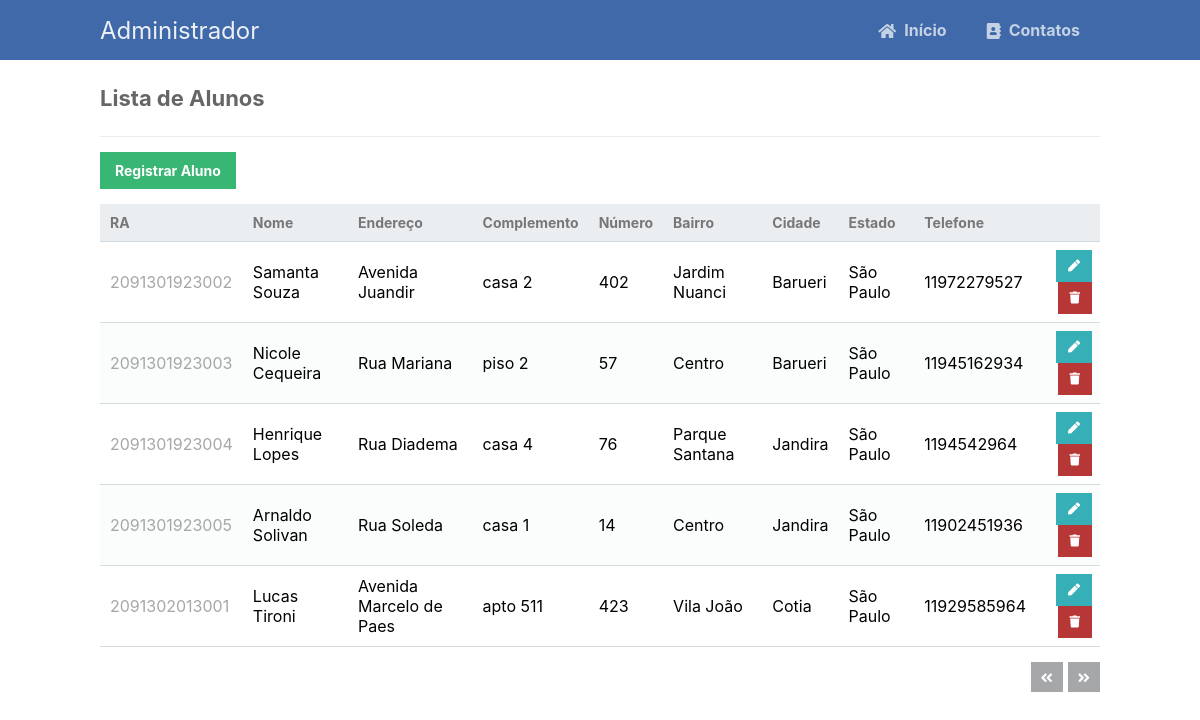
The app's page /read.php?page=2 with its own data.
### tables this page shows
CREATE TABLE IF NOT EXISTS `alunos` (
  `ra` CHAR(14) NOT NULL,
  `nome` VARCHAR(45) NOT NULL,
  `endereco` VARCHAR(45) NOT NULL,
  `complemento` CHAR(10) NOT NULL,
  `numero` CHAR(10) NOT NULL,
  `bairro` CHAR(20) NOT NULL,
  `cidade` CHAR(20) NOT NULL,
  `estado` CHAR(20) NOT NULL,
  `telefone` CHAR(15) NOT NULL,
  PRIMARY KEY (`ra`));

### read.php (the view)
<?php
include 'functions.php';
$pdo = pdo_connect_mysql();
$page = isset($_GET['page']) && is_numeric($_GET['page']) ? (int)$_GET['page'] : 1;
$records_per_page = 5;
$stmt = $pdo->prepare('SELECT * FROM alunos ORDER BY ra LIMIT :current_page, :record_per_page');
$stmt->bindValue(':current_page', ($page-1)*$records_per_page, PDO::PARAM_INT);
$stmt->bindValue(':record_per_page', $records_per_page, PDO::PARAM_INT);
$stmt->execute();
$alunos = $stmt->fetchAll(PDO::FETCH_ASSOC);
$num_alunos = $pdo->query('SELECT COUNT(*) FROM alunos')->fetchColumn();
?>
<?=template_header('Read')?>
<div class="content read">
	<h2>Lista de Alunos</h2>
	<a href="create.php" class="create-contact">Registrar Aluno</a>
	<table>
        <thead>
            <tr>
                <td>RA</td>
                <td>Nome</td>
                <td>Endereço</td>
                <td>Complemento</td>
                <td>Número</td>
                <td>Bairro</td>
                <td>Cidade</td>
                <td>Estado</td>
                <td>Telefone</td>
                <td></td>
            </tr>
        </thead>
        <tbody>
            <?php foreach ($alunos as $aluno): ?>
            <tr>
                <td><?=$aluno['ra']?></td>
                <td><?=$aluno['nome']?></td>
                <td><?=$aluno['endereco']?></td>
                <td><?=$aluno['complemento']?></td>
                <td><?=$aluno['numero']?></td>
                <td><?=$aluno['bairro']?></td>
                <td><?=$aluno['cidade']?></td>
                <td><?=$aluno['estado']?></td>
                <td><?=$aluno['telefone']?></td>
                <td class="actions">
                    <a href="update.php?id=<?=$aluno['ra']?>" class="edit"><i class="fas fa-pen fa-xs"></i></a>
                    <a href="delete.php?id=<?=$aluno['ra']?>" class="trash"><i class="fas fa-trash fa-xs"></i></a>
                </td>
            </tr>
            <?php endforeach; ?>
        </tbody>
    </table>
	<div class="pagination">
		<?php if ($page > 1): ?>
		<a href="read.php?page=<?=$page-1?>"><i class="fas fa-angle-double-left fa-sm"></i></a>
		<?php endif; ?>
		<?php if ($page*$records_per_page < $num_alunos): ?>
		<a href="read.php?page=<?=$page+1?>"><i class="fas fa-angle-double-right fa-sm"></i></a>
		<?php endif; ?>
	</div>
</div>
<?=template_footer()?>

### style.css (style rules this page uses)
* { box-sizing: border-box; font-family: -apple-system, BlinkMacSystemFont, "segoe ui", roboto, oxygen, ubuntu, cantarell, "fira sans", "droid sans", "helvetica neue", Arial, sans-serif; font-size: 16px; -webkit-font-smoothing: antialiased; -moz-osx-font-smoothing: grayscale; }
body { background-color: #FFFFFF; margin: 0; }
.content { width: 1000px; margin: 0 auto; }
.content h2 { margin: 0; padding: 25px 0; font-size: 22px; border-bottom: 1px solid #ebebeb; color: #666666; }
.read .create-contact { display: inline-block; text-decoration: none; background-color: #38b673; font-weight: bold; font-size: 14px; color: #FFFFFF; padding: 10px 15px; margin: 15px 0; }
.read .pagination { display: flex; justify-content: flex-end; }
.read .pagination a { display: inline-block; text-decoration: none; background-color: #a5a7a9; font-weight: bold; color: #FFFFFF; padding: 5px 10px; margin: 15px 0 15px 5px; }
.read table { width: 100%; padding-top: 30px; border-collapse: collapse; }
.read table thead { background-color: #ebeef1; border-bottom: 1px solid #d3dae0; }
.read table thead td { padding: 10px; font-weight: bold; color: #767779; font-size: 14px; }
.read table tbody tr { border-bottom: 1px solid #d3dae0; }
.read table tbody tr:nth-child(even) { background-color: #fbfcfc; }
.read table tbody tr td { padding: 10px; }
.read table tbody tr td:nth-child(1) { color: #a5a7a9; }
.read table tbody tr td.actions { padding: 8px; text-align: right; }
.read table tbody tr td.actions .edit, .read table tbody tr td.actions .trash { display: inline-flex; text-align: right; text-decoration: none; color: #FFFFFF; padding: 10px 12px; }
.read table tbody tr td.actions .trash { background-color: #b73737; }
.read table tbody tr td.actions .edit { background-color: #37afb7; }

### records on screen
alunos: ra "2091301923002", nome "Samanta Souza", endereco "Avenida Juandir", complemento "casa 2", numero "402", bairro "Jardim Nuanci", cidade "Barueri", estado "São Paulo", telefone "11972279527"
alunos: ra "2091301923003", nome "Nicole Cequeira", endereco "Rua Mariana", complemento "piso 2", numero "57", bairro "Centro", cidade "Barueri", estado "São Paulo", telefone "11945162934"
alunos: ra "2091301923004", nome "Henrique Lopes", endereco "Rua Diadema", complemento "casa 4", numero "76", bairro "Parque Santana", cidade "Jandira", estado "São Paulo", telefone "1194542964"
alunos: ra "2091301923005", nome "Arnaldo Solivan", endereco "Rua Soleda", complemento "casa 1", numero "14", bairro "Centro", cidade "Jandira", estado "São Paulo", telefone "11902451936"
alunos: ra "2091302013001", nome "Lucas Tironi", endereco "Avenida Marcelo de Paes", complemento "apto 511", numero "423", bairro "Vila João", cidade "Cotia", estado "São Paulo", telefone "11929585964"
